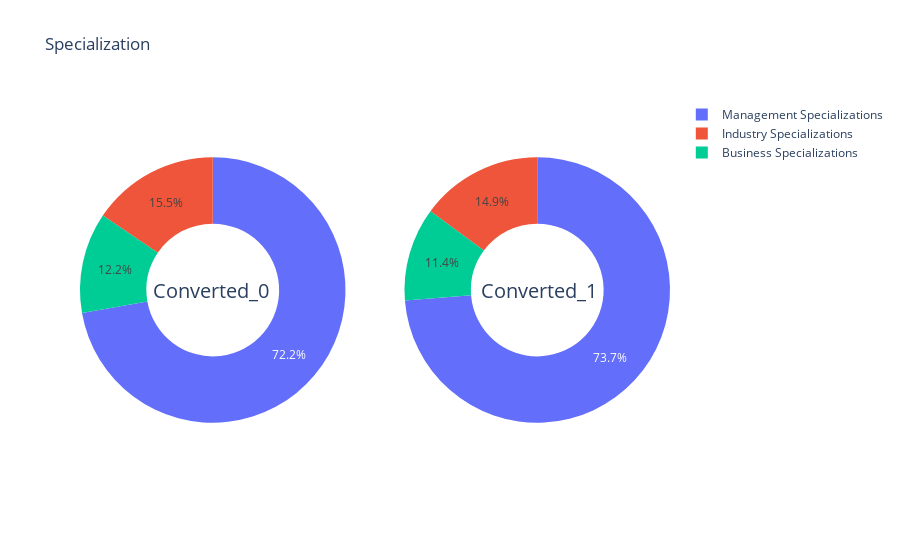

Notebook code cell kept with this figure:
### Markdown cell above
#### Specialization

### Code cell
univar_plot('Specialization','Specialization')

### Figure 1 — Plotly figure (JSON) as saved in the notebook; plotly's stock layout.template omitted (floating-point values rounded to 4 significant figures)
{"data": [{"domain": {"x": [0, 0.45], "y": [0, 1]}, "hole": 0.5, "hoverinfo": "label+percent+name", "labels": ["Management Specializations", "Industry Specializations", "Business Specializations"], "name": "Converted 0", "type": "pie", "values": [4102, 882, 695]}, {"domain": {"x": [0.55, 1], "y": [0, 1]}, "hole": 0.5, "hoverinfo": "label+percent+name", "labels": ["Management Specializations", "Industry Specializations", "Business Specializations"], "name": "Converted 1", "type": "pie", "values": [2626, 530, 405]}], "layout": {"annotations": [{"font": {"size": 20}, "showarrow": false, "text": "Converted_0", "x": 0.12, "y": 0.5}, {"font": {"size": 20}, "showarrow": false, "text": "Converted_1", "x": 0.88, "y": 0.5}], "title": {"text": "Specialization"}}}
